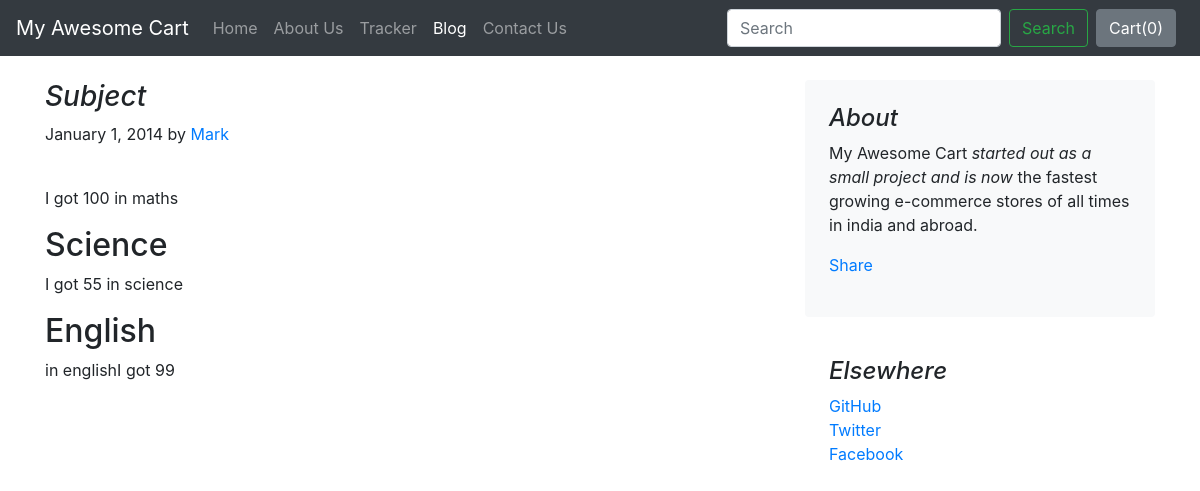
The page /blog/blogpost/1 on the database its author committed.
### blog/models.py (models this page shows, shortened)
class Blogpost(models.Model):
    post_id = models.AutoField(primary_key=True)
    title = models.CharField(max_length=50)
    head0 = models.CharField(max_length=500, default="")
    chead0 = models.CharField(max_length=5000, default="")
    head1 = models.CharField(max_length=500, default="")
    chead1 = models.CharField(max_length=5000, default="")
    head2 = models.CharField(max_length=500, default="")
    chead2 = models.CharField(max_length=5000, default="")
    pub_date = models.DateField()
    thumbnail = models.ImageField(upload_to='shop/images', default="")

### blog/views.py (the view)
# urls.py: path("blogpost/<int:id>", views.blogpost, name="blogHome")
def blogpost(request,id):
    post = Blogpost.objects.filter(post_id=id)[0]
    return render(request, 'blog/blogpost.html',{'post':post})

### blog/templates/blog/blogpost.html (shortened to what this page needs)
{% extends 'blog/basic.html' %}
{% block body %}
<div class="container">
    <div class="row mt-4">
        <div class="col-md-8 blog-main">
            <h3 class="font-italic">
                {{post.title}}
            </h3>
            <div class="blog-post">
                <p class="blog-post-meta">January 1, 2014 by <a href="#">Mark</a></p>
                <div class="fb-like" data-href="http://127.0.0.1:8000/blog/blogpost/{{post.post_id}}" data-layout="standard" data-action="like" data-size="large" data-show-faces="true" data-share="true"></div><br>
                <p>{{post.chead0}}</p>
                <h2>{{post.head1}}</h2>
                <p>{{post.chead1}}</p>
                <h2>{{post.head2}}</h2>
                <p>{{post.chead2}}</p>
            </div>
        </div>
        <aside class="col-md-4 blog-sidebar">
            <div class="p-4 mb-3 bg-light rounded">
                <h4 class="font-italic">About</h4>
                <p class="mb-0">My Awesome Cart <em>started out as a small project and is now</em> the fastest growing e-commerce stores of all times in india and abroad.</p>
                <div class="my-3 fb-share-button" data-href="http://127.0.0.1:8000/blog/blogpost/{{post.post_id}}" data-layout="button_count" data-size="large"><a target="_blank" href="https://www.facebook.com/sharer/sharer.php?u=http%3A%2F%2F127.0.0.1%3A8000%2Fblog%2Fblogpost%2F4&src=sdkpreparse" class="fb-xfbml-parse-ignore">Share</a></div>
            </div>
            <div class="p-4">
                <h4 class="font-italic">Elsewhere</h4>
                <ol class="list-unstyled">
                    <li><a href="#">GitHub</a></li>
                    <li><a href="#">Twitter</a></li>
                    <li><a href="#">Facebook</a></li>
                </ol>
            </div>
        </aside>
    </div>
</div>
{% endblock %}

### rows shown on the page
Blogpost: title "Subject", chead0 "I got 100 in maths", head1 "Science", chead1 "I got 55 in science", head2 "English", chead2 "in englishI got 99"
